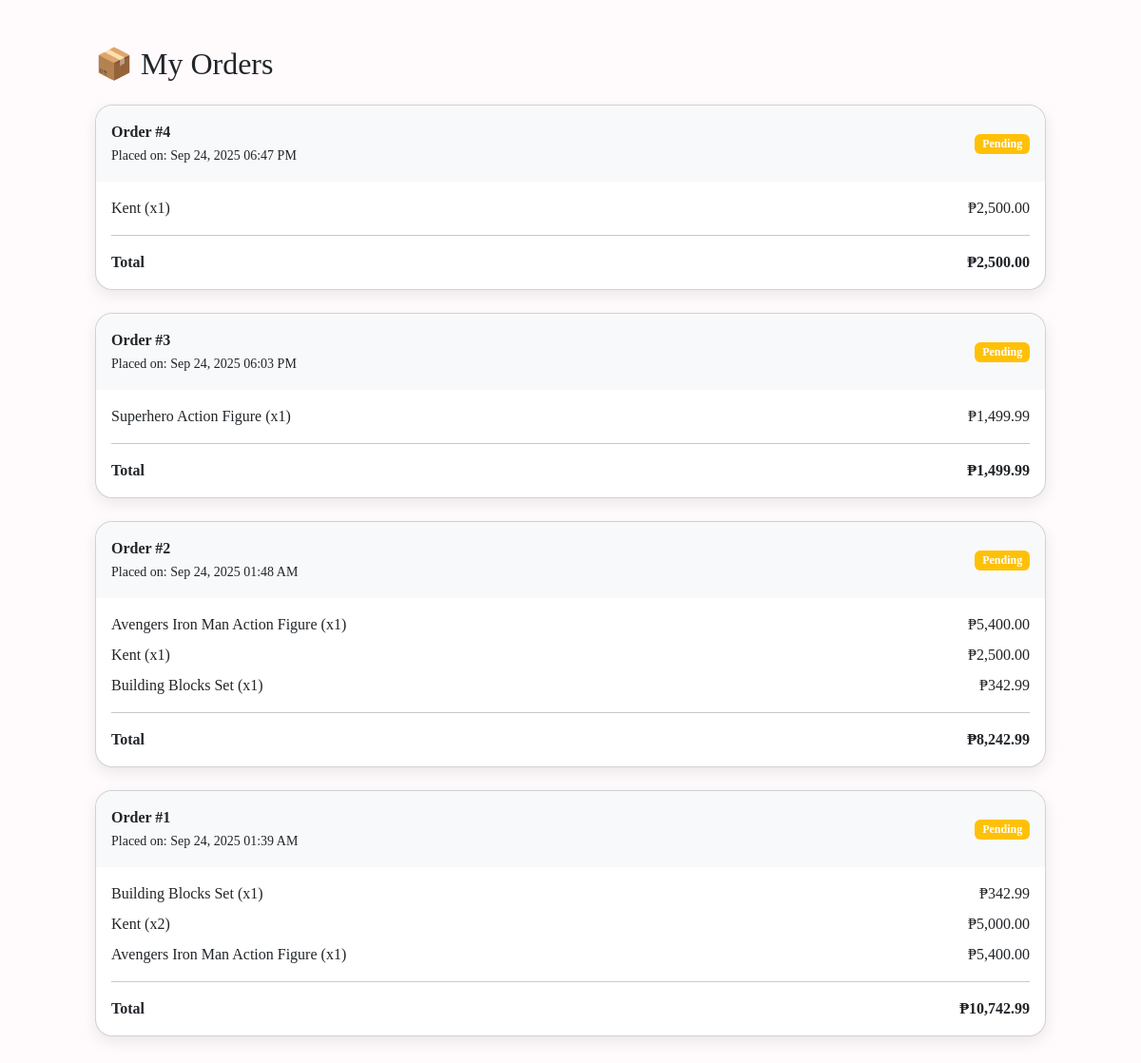
Page /user/orders.php (signed in) on the committed database.
### tables this page shows
CREATE TABLE `orders` (
  `orderID` int(11) NOT NULL,
  `customerID` int(11) NOT NULL,
  `fullname` varchar(255) NOT NULL,
  `email` varchar(255) NOT NULL,
  `phone` varchar(50) NOT NULL,
  `address` text NOT NULL,
  `total` decimal(10,2) NOT NULL,
  `status` varchar(50) DEFAULT 'Pending',
  `created_at` timestamp NOT NULL DEFAULT current_timestamp()
);

CREATE TABLE `orderitems` (
  `orderItemID` int(11) NOT NULL,
  `orderID` int(11) NOT NULL,
  `productID` int(11) NOT NULL,
  `quantity` int(11) NOT NULL,
  `price` decimal(10,2) NOT NULL,
  `lineTotal` decimal(10,2) NOT NULL
);

CREATE TABLE `products` (
  `productID` int(11) NOT NULL,
  `productName` varchar(200) NOT NULL,
  `price` decimal(10,2) NOT NULL,
  `stock` int(11) NOT NULL,
  `productDesc` text NOT NULL,
  `prodImage` varchar(255) NOT NULL,
  `status` tinyint(1) NOT NULL,
  `subcategoryID` int(11) NOT NULL
);

### user/orders.php (the view, shortened to what this page needs)
<?php
include "connection.php";
$customerID = $_SESSION['customerID'] ?? null;
$orderQuery = "SELECT * FROM Orders WHERE customerID = '$customerID' ORDER BY created_at DESC";
$orderResult = mysqli_query($conn, $orderQuery);
?>
<!DOCTYPE html>
<html lang="en">
<head>
  <link href="https://cdn.jsdelivr.net/npm/bootstrap@5.3.3/dist/css/bootstrap.min.css" rel="stylesheet">
  <link rel="stylesheet" href="../css/style.css">
  <link rel="stylesheet" href="../css/navbar.css">
  <link rel="stylesheet" href="../css/footer.css">
</head>
<body>
<main class="orders-container my-5">
  <h2 class="mb-4">📦 My Orders</h2>
  <?php if (mysqli_num_rows($orderResult) === 0): ?>
    <div class="alert alert-info text-center">
      You haven’t placed any orders yet.<br>
      <a href="products.php" class="btn btn-pastel mt-3">Shop Now</a>
    </div>
  <?php else: ?>
    <?php while ($order = mysqli_fetch_assoc($orderResult)): ?>
      <div class="card order-card">
        <div class="order-header d-flex justify-content-between align-items-center">
          <div>
            <strong>Order #<?php echo $order['orderID']; ?></strong><br>
            <small>Placed on: <?php echo date("M d, Y h:i A", strtotime($order['created_at'])); ?></small>
          </div>
          <span class="badge bg-<?php echo $order['status'] === 'Pending' ? 'warning' : 'success'; ?>">
            <?php echo $order['status']; ?>
          </span>
        </div>
        <div class="card-body">
          <?php
          $orderID = $order['orderID'];
          $itemQuery = "SELECT oi.*, p.productName
                        FROM OrderItems oi
                        JOIN products p ON oi.productID = p.productID
                        WHERE oi.orderID = '$orderID'";
          $itemResult = mysqli_query($conn, $itemQuery);
          ?>
          <?php while ($item = mysqli_fetch_assoc($itemResult)): ?>
            <div class="d-flex justify-content-between mb-2">
              <span><?php echo $item['productName']; ?> (x<?php echo $item['quantity']; ?>)</span>
              <span>₱<?php echo number_format($item['lineTotal'], 2); ?></span>
            </div>
          <?php endwhile; ?>
          <hr>
          <div class="d-flex justify-content-between">
            <strong>Total</strong>
            <strong>₱<?php echo number_format($order['total'], 2); ?></strong>
          </div>
        </div>
      </div>
    <?php endwhile; ?>
  <?php endif; ?>
</main>
</body>
</html>

### css/style.css (style rules this page uses)
body { font-family: "Baloo 2", cursive; background-color: #fffafc; margin: 0; padding: 0; }
.card { border-radius: 12px; overflow: hidden; transition: transform 0.3s ease, box-shadow 0.3s ease; }

### user/orders.php (style rules this page uses)
.orders-container { max-width: 1000px; margin: auto; }
.order-card { border-radius: 18px; box-shadow: 0 6px 16px rgba(0,0,0,0.08); margin-bottom: 1.5rem; }
.order-header { background: #f8f9fa; padding: 1rem; border-radius: 18px 18px 0 0; }

### rows in the picture
orders: orderID "4", created_at "Sep 24, 2025 06:47 PM", status "Pending", total "2,500.00"
orderitems: productID.productName "Kent", quantity "1", lineTotal "2,500.00"
orders: orderID "3", created_at "Sep 24, 2025 06:03 PM", status "Pending", total "1,499.99"
orderitems: productID.productName "Superhero Action Figure", quantity "1", lineTotal "1,499.99"
orders: orderID "2", created_at "Sep 24, 2025 01:48 AM", status "Pending", total "8,242.99"
orderitems: productID.productName "Avengers Iron Man Action Figure", quantity "1", lineTotal "5,400.00"
orderitems: productID.productName "Kent", quantity "1", lineTotal "2,500.00"
orderitems: productID.productName "Building Blocks Set", quantity "1", lineTotal "342.99"
orders: orderID "1", created_at "Sep 24, 2025 01:39 AM", status "Pending", total "10,742.99"
orderitems: productID.productName "Building Blocks Set", quantity "1", lineTotal "342.99"
orderitems: productID.productName "Kent", quantity "2", lineTotal "5,000.00"
orderitems: productID.productName "Avengers Iron Man Action Figure", quantity "1", lineTotal "5,400.00"
